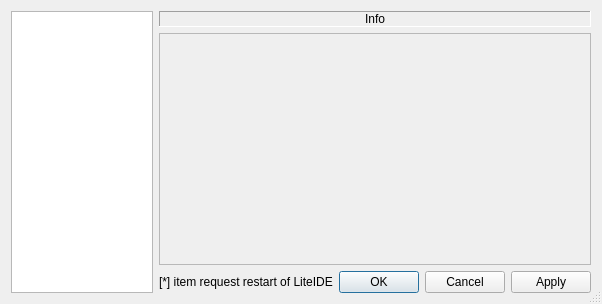
<?xml version="1.0" encoding="UTF-8"?>
<ui version="4.0">
 <class>OptionsWidget</class>
 <widget class="QDialog" name="OptionsWidget">
  <property name="geometry">
   <rect>
    <x>0</x>
    <y>0</y>
    <width>602</width>
    <height>304</height>
   </rect>
  </property>
  <property name="windowTitle">
   <string>Options</string>
  </property>
  <property name="sizeGripEnabled">
   <bool>true</bool>
  </property>
  <layout class="QHBoxLayout" name="horizontalLayout_2" stretch="0,1">
   <item>
    <widget class="QListWidget" name="listWidget">
     <property name="sizePolicy">
      <sizepolicy hsizetype="Preferred" vsizetype="Expanding">
       <horstretch>0</horstretch>
       <verstretch>0</verstretch>
      </sizepolicy>
     </property>
     <property name="minimumSize">
      <size>
       <width>100</width>
       <height>0</height>
      </size>
     </property>
     <property name="maximumSize">
      <size>
       <width>150</width>
       <height>16777215</height>
      </size>
     </property>
    </widget>
   </item>
   <item>
    <layout class="QVBoxLayout" name="verticalLayout">
     <item>
      <widget class="QLabel" name="infoLabel">
       <property name="frameShape">
        <enum>QFrame::Panel</enum>
       </property>
       <property name="frameShadow">
        <enum>QFrame::Sunken</enum>
       </property>
       <property name="lineWidth">
        <number>1</number>
       </property>
       <property name="text">
        <string>Info</string>
       </property>
       <property name="alignment">
        <set>Qt::AlignCenter</set>
       </property>
       <property name="margin">
        <number>2</number>
       </property>
      </widget>
     </item>
     <item>
      <widget class="QScrollArea" name="scrollArea">
       <property name="verticalScrollBarPolicy">
        <enum>Qt::ScrollBarAsNeeded</enum>
       </property>
       <property name="horizontalScrollBarPolicy">
        <enum>Qt::ScrollBarAsNeeded</enum>
       </property>
       <property name="widgetResizable">
        <bool>true</bool>
       </property>
       <widget class="QWidget" name="scrollAreaWidgetContents">
        <property name="geometry">
         <rect>
          <x>0</x>
          <y>0</y>
          <width>448</width>
          <height>188</height>
         </rect>
        </property>
        <layout class="QVBoxLayout" name="verticalLayout_2">
         <item>
          <widget class="QStackedWidget" name="stackedWidget">
           <property name="sizePolicy">
            <sizepolicy hsizetype="Expanding" vsizetype="Preferred">
             <horstretch>0</horstretch>
             <verstretch>0</verstretch>
            </sizepolicy>
           </property>
          </widget>
         </item>
        </layout>
       </widget>
      </widget>
     </item>
     <item>
      <layout class="QHBoxLayout" name="horizontalLayout">
       <item>
        <widget class="QLabel" name="label">
         <property name="text">
          <string>[*] item request restart of LiteIDE</string>
         </property>
        </widget>
       </item>
       <item>
        <spacer name="horizontalSpacer">
         <property name="orientation">
          <enum>Qt::Horizontal</enum>
         </property>
         <property name="sizeHint" stdset="0">
          <size>
           <width>40</width>
           <height>20</height>
          </size>
         </property>
        </spacer>
       </item>
       <item>
        <widget class="QDialogButtonBox" name="buttonBox">
         <property name="standardButtons">
          <set>QDialogButtonBox::Apply|QDialogButtonBox::Cancel|QDialogButtonBox::Ok</set>
         </property>
        </widget>
       </item>
      </layout>
     </item>
    </layout>
   </item>
  </layout>
 </widget>
 <tabstops>
  <tabstop>listWidget</tabstop>
 </tabstops>
 <resources/>
 <connections/>
</ui>
